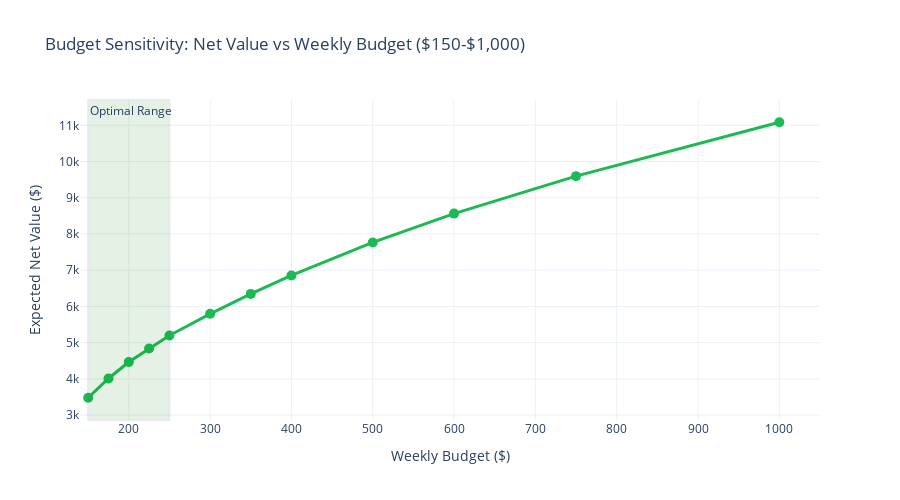

The notebook cell saved with this chart:
### Markdown cell above
---

## 6. OPTIMIZATION RESULTS VISUALIZATIONS

Visual representations of the optimization results help identify patterns, optimal operating ranges, and business insights.

### Code cell
# Visualization 1: Budget vs Net Value
# Check if sensitivity analysis has been run
if 'sensitivity_df' not in locals() and 'sensitivity_df' not in globals():
    raise ValueError("ERROR: sensitivity_df not found. Please run cell 13 (Budget Sensitivity Analysis) first!")

fig1 = go.Figure()

fig1.add_trace(go.Scatter(
    x=sensitivity_df['Budget'],
    y=sensitivity_df['Net_Value'],
    mode='lines+markers',
    name='Net Value',
    line=dict(color='#1DB954', width=3),
    marker=dict(size=10)
))

# Add optimal range shading (update based on actual results)
fig1.add_vrect(
    x0=150, x1=250,
    fillcolor="green", opacity=0.1,
    annotation_text="Optimal Range", annotation_position="top left"
)

fig1.update_layout(
    title='Budget Sensitivity: Net Value vs Weekly Budget ($150-$1,000)',
    xaxis_title='Weekly Budget ($)',
    yaxis_title='Expected Net Value ($)',
    template='plotly_white',
    height=500,
    hovermode='x unified',
    xaxis=dict(range=[140, 1050])
)

fig1.show()

print("INTERPRETATION:")
print("This chart shows how net value increases with budget. The 'knee' of the curve (around $200-300)")
print("indicates the optimal budget range where marginal returns start to diminish significantly.")
print("Beyond $400-500, the curve flattens dramatically, showing minimal value gain from additional spending.")

### Figure 1 — Plotly figure (JSON) as saved in the notebook; plotly's stock layout.template omitted (floating-point values rounded to 4 significant figures)
{"data": [{"line": {"color": "#1DB954", "width": 3}, "marker": {"size": 10}, "mode": "lines+markers", "name": "Net Value", "type": "scatter", "x": [150, 175, 200, 225, 250, 300, 350, 400, 500, 600, 750, 1000], "y": [3479.0, 4011.0, 4467.0, 4839.0, 5197.0, 5796.0, 6345.0, 6855.0, 7767.0, 8562.0, 9596.0, 11080.0]}], "layout": {"annotations": [{"showarrow": false, "text": "Optimal Range", "x": 150, "xanchor": "left", "xref": "x", "y": 1, "yanchor": "top", "yref": "y domain"}], "height": 500, "hovermode": "x unified", "shapes": [{"fillcolor": "green", "opacity": 0.1, "type": "rect", "x0": 150, "x1": 250, "xref": "x", "y0": 0, "y1": 1, "yref": "y domain"}], "title": {"text": "Budget Sensitivity: Net Value vs Weekly Budget ($150-$1,000)"}, "xaxis": {"range": [140, 1050], "title": {"text": "Weekly Budget ($)"}}, "yaxis": {"title": {"text": "Expected Net Value ($)"}}}}
